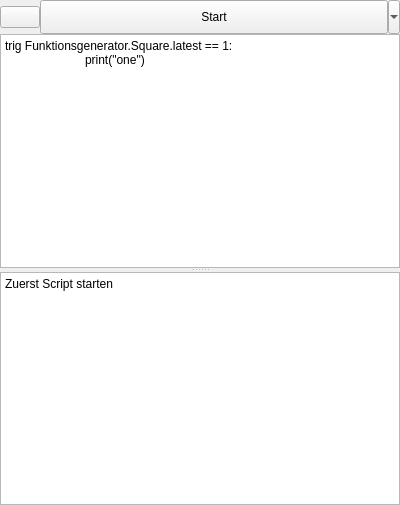
<?xml version="1.0" encoding="UTF-8"?>
<ui version="4.0">
 <class>Form</class>
 <widget class="QWidget" name="Form">
  <property name="geometry">
   <rect>
    <x>0</x>
    <y>0</y>
    <width>400</width>
    <height>505</height>
   </rect>
  </property>
  <property name="windowTitle">
   <string>Form</string>
  </property>
  <layout class="QVBoxLayout" name="verticalLayout">
   <property name="spacing">
    <number>0</number>
   </property>
   <property name="leftMargin">
    <number>0</number>
   </property>
   <property name="topMargin">
    <number>0</number>
   </property>
   <property name="rightMargin">
    <number>0</number>
   </property>
   <property name="bottomMargin">
    <number>0</number>
   </property>
   <item>
    <layout class="QHBoxLayout" name="horizontalLayout">
     <property name="spacing">
      <number>0</number>
     </property>
     <item>
      <widget class="QPushButton" name="singleStartScriptButton">
       <property name="text">
        <string/>
       </property>
       <property name="icon">
        <iconset>
         <normaloff>icons/repeat1.png</normaloff>icons/repeat1.png</iconset>
       </property>
       <property name="iconSize">
        <size>
         <width>25</width>
         <height>25</height>
        </size>
       </property>
      </widget>
     </item>
     <item>
      <widget class="QToolButton" name="startScriptButton">
       <property name="sizePolicy">
        <sizepolicy hsizetype="Expanding" vsizetype="Fixed">
         <horstretch>0</horstretch>
         <verstretch>0</verstretch>
        </sizepolicy>
       </property>
       <property name="minimumSize">
        <size>
         <width>100</width>
         <height>34</height>
        </size>
       </property>
       <property name="text">
        <string>Start</string>
       </property>
       <property name="icon">
        <iconset>
         <normaloff>icons/repeat.png</normaloff>icons/repeat.png</iconset>
       </property>
       <property name="iconSize">
        <size>
         <width>25</width>
         <height>25</height>
        </size>
       </property>
       <property name="checkable">
        <bool>true</bool>
       </property>
       <property name="popupMode">
        <enum>QToolButton::MenuButtonPopup</enum>
       </property>
       <property name="toolButtonStyle">
        <enum>Qt::ToolButtonTextBesideIcon</enum>
       </property>
       <property name="arrowType">
        <enum>Qt::NoArrow</enum>
       </property>
      </widget>
     </item>
    </layout>
   </item>
   <item>
    <widget class="QSplitter" name="splitter">
     <property name="orientation">
      <enum>Qt::Vertical</enum>
     </property>
     <widget class="QPlainTextEdit" name="scriptEdit">
      <property name="sizePolicy">
       <sizepolicy hsizetype="Expanding" vsizetype="Expanding">
        <horstretch>0</horstretch>
        <verstretch>0</verstretch>
       </sizepolicy>
      </property>
      <property name="statusTip">
       <string>Python Skript Bereich</string>
      </property>
      <property name="plainText">
       <string>trig Funktionsgenerator.Square.latest == 1:
	print(&quot;one&quot;)</string>
      </property>
     </widget>
     <widget class="QPlainTextEdit" name="infoEdit">
      <property name="enabled">
       <bool>true</bool>
      </property>
      <property name="sizePolicy">
       <sizepolicy hsizetype="Expanding" vsizetype="Expanding">
        <horstretch>0</horstretch>
        <verstretch>0</verstretch>
       </sizepolicy>
      </property>
      <property name="readOnly">
       <bool>true</bool>
      </property>
      <property name="plainText">
       <string>Zuerst Script starten
</string>
      </property>
     </widget>
    </widget>
   </item>
  </layout>
 </widget>
 <resources/>
 <connections/>
</ui>
